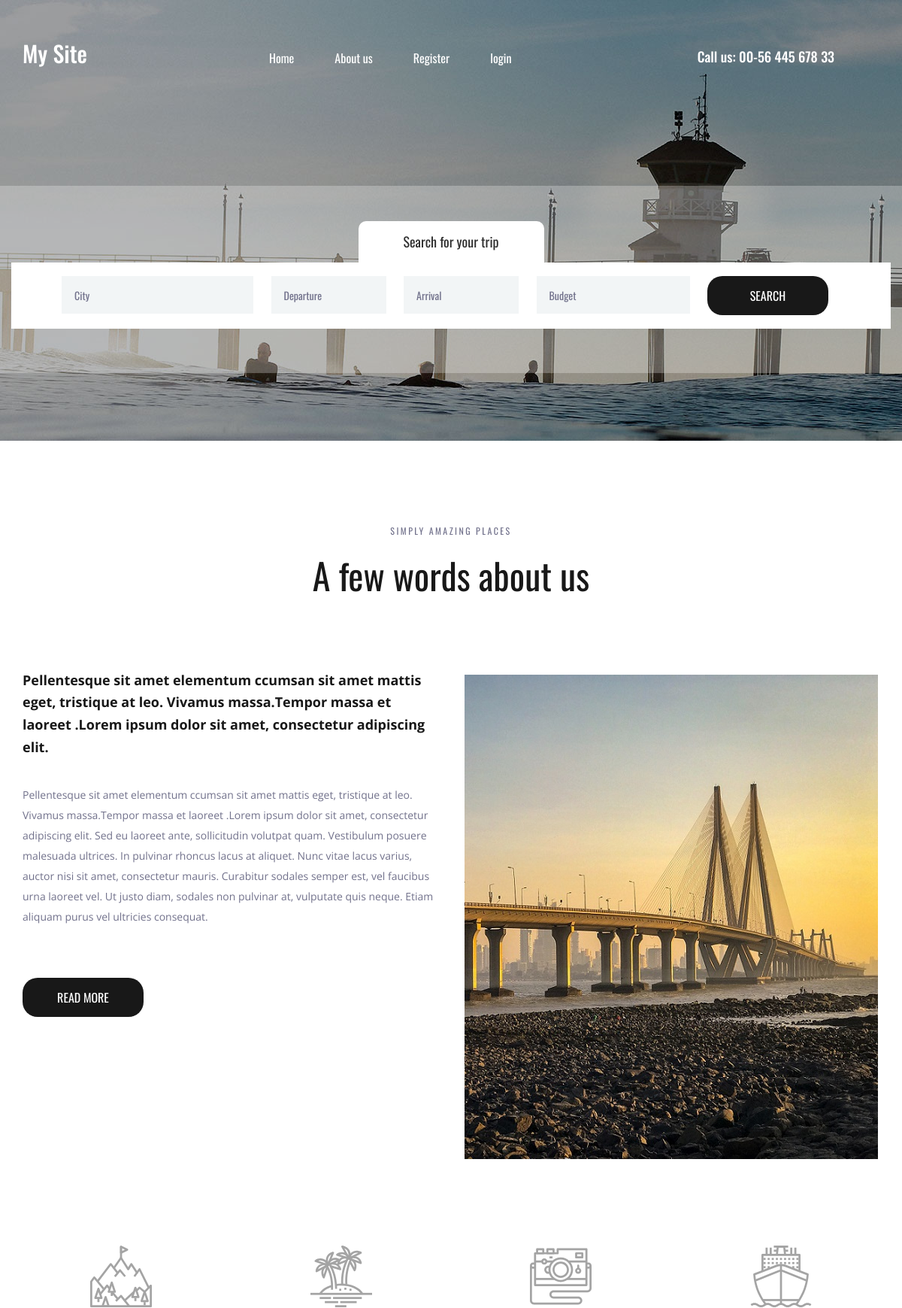
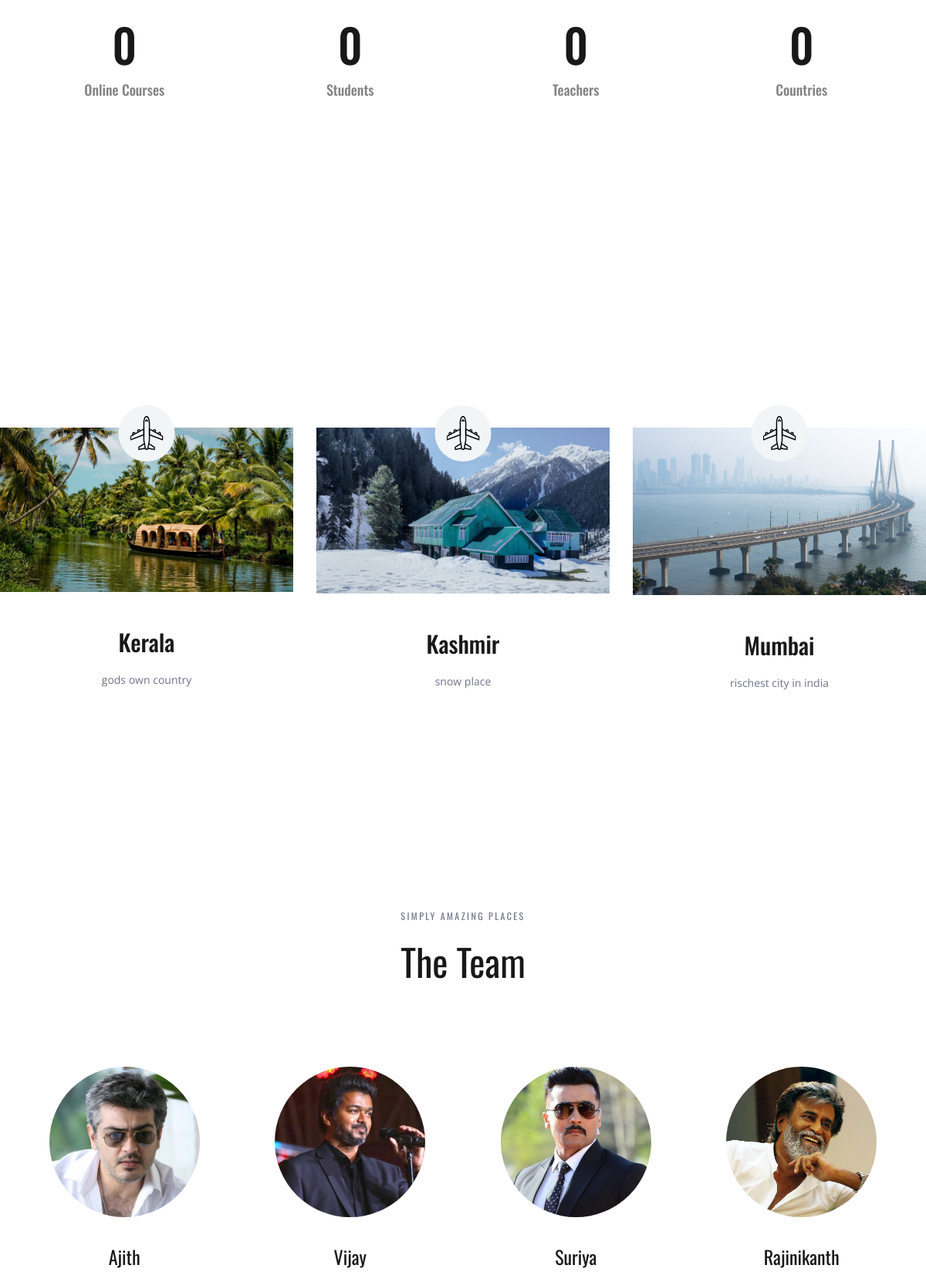
The page / (upper part) on the database its author committed (2 pictures, top to bottom).
### travelapp/models.py (models this page shows, shortened)
class Front(models.Model):
    name = models.CharField(max_length=250)
    img = models.ImageField(upload_to='front')

class place(models.Model):
    name = models.CharField(max_length=250)
    img = models.ImageField(upload_to='pics')
    desc = models.TextField()

class Team(models.Model):
    name = models.CharField(max_length=250)
    img = models.ImageField(upload_to='team')
    desc = models.TextField()

### travelapp/views.py (the view)
# urls.py: path('',views.demo,name='demo')
def demo(request):
    obb = place.objects.all()
    tm = Team.objects.all()
    frnt = Front.objects.all()
    return render(request, "index.html", {'obb': obb,'tm':tm,'frnt':frnt})

### template/index.html (shortened to what this page needs)
<!DOCTYPE html>
{% load static %}
<html lang="en">
<head>
<link rel="stylesheet" type="text/css" href="{% static 'styles/bootstrap4/bootstrap.min.css'%}">
<link href="{% static 'plugins/font-awesome-4.7.0/css/font-awesome.min.css" rel="stylesheet'%}" type="text/css">
<link rel="stylesheet" type="text/css" href="{% static 'plugins/OwlCarousel2-2.2.1/owl.carousel.css'%}">
<link rel="stylesheet" type="text/css" href="{% static 'plugins/OwlCarousel2-2.2.1/owl.theme.default.css'%}">
<link rel="stylesheet" type="text/css" href="{% static 'plugins/OwlCarousel2-2.2.1/animate.css'%}">
<link rel="stylesheet" type="text/css" href="{% static 'styles/about.css'%}">
<link rel="stylesheet" type="text/css" href="{% static 'styles/about_responsive.css'%}">
</head>
<body>
<div class="super_container">
	<header class="header">
		<div class="container">
			<div class="row">
				<div class="col">
					<div class="header_content d-flex flex-row align-items-center justify-content-start">
						<div class="header_content_inner d-flex flex-row align-items-end justify-content-start">
							<div class="logo"><a href="index.html">My Site</a></div>
							<nav class="main_nav">
								<ul class="d-flex flex-row align-items-start justify-content-start">
									<li><a href="#">Home</a></li>
									<li><a href="credential/about">About us</a></li>
									{% if user.is_authenticated %}
									<li> HEllo {{user.username}}</li>
									<li><a href="credential/logout">logout</a></li>
									{% else %}
									<li><a href="credential/register">Register</a></li>
									<li><a href="credential/login">login</a></li>
									{% endif %}
								</ul>
							</nav>
							<div class="header_phone ml-auto">Call us: 00-56 445 678 33</div>
						</div>
					</div>
				</div>
			</div>
		</div>
	</header>
	<div class="home">
		<div class="background_image" style=" background-image:url({% static 'images/about.jpg)'%}"></div>
	</div>
	<div class="home_search">
		<div class="container">
			<div class="row">
				<div class="col">
					<div class="home_search_container">
						<div class="home_search_title">Search for your trip</div>
						<div class="home_search_content">
							<form action="#" class="home_search_form" id="home_search_form">
								<div class="d-flex flex-lg-row flex-column align-items-start justify-content-lg-between justify-content-start">
									<input type="text" class="search_input search_input_1" placeholder="City" required="required">
									<input type="text" class="search_input search_input_2" placeholder="Departure" required="required">
									<input type="text" class="search_input search_input_3" placeholder="Arrival" required="required">
									<input type="text" class="search_input search_input_4" placeholder="Budget" required="required">
									<button class="home_search_button">search</button>
								</div>
							</form>
						</div>
					</div>
				</div>
			</div>
		</div>
	</div>
	<div class="about">
		<div class="container">
			<div class="row">
				<div class="col text-center">
					<div class="section_subtitle">simply amazing places</div>
					<div class="section_title"><h2>A few words about us</h2></div>
				</div>
			</div>
			<div class="row about_row">
				<div class="col-lg-6">
					<div class="about_content">
						<div class="text_highlight">Pellentesque sit amet elementum ccumsan sit amet mattis eget, tristique at leo. Vivamus massa.Tempor massa et laoreet .Lorem ipsum dolor sit amet, consectetur adipiscing elit.</div>
						<div class="about_text">
							<p>Pellentesque sit amet elementum ccumsan sit amet mattis eget, tristique at leo. Vivamus massa.Tempor massa et laoreet .Lorem ipsum dolor sit amet, consectetur adipiscing elit. Sed eu laoreet ante, sollicitudin volutpat quam. Vestibulum posuere malesuada ultrices. In pulvinar rhoncus lacus at aliquet. Nunc vitae lacus varius, auctor nisi sit amet, consectetur mauris. Curabitur sodales semper est, vel faucibus urna laoreet vel. Ut justo diam, sodales non pulvinar at, vulputate quis neque. Etiam aliquam purus vel ultricies consequat.</p>
						</div>
						<div class="button about_button"><a href="#">read more</a></div>
					</div>
				</div>
				<div class="col-lg-6">
					<div class="about_image">
						{% for i in frnt %}
						<img style="display: block;-webkit-user-select: none;margin: auto;cursor: zoom-out;background-color: hsl(0, 0%, 90%);transition: background-color 300ms;" src="{{i.img.url}}"></div>
						{% endfor %}
				</div>
			</div>
		</div>
	</div>
	<div class="milestones">
		<div class="container">
			<div class="row">
				<div class="col-lg-3 milestone_col">
					<div class="milestone text-center">
						<div class="milestone_icon"><img src="{% static 'images/mountain.svg'%}" alt=""></div>
						<div class="milestone_counter" data-end-value="17">0</div>
						<div class="milestone_text">Online Courses</div>
					</div>
				</div>
				<div class="col-lg-3 milestone_col">
					<div class="milestone text-center">
						<div class="milestone_icon"><img src="{% static 'images/island.svg'%}" alt=""></div>
						<div class="milestone_counter" data-end-value="213">0</div>
						<div class="milestone_text">Students</div>
					</div>
				</div>
				<div class="col-lg-3 milestone_col">
					<div class="milestone text-center">
						<div class="milestone_icon"><img src="{% static 'images/camera.svg'%}" alt=""></div>
						<div class="milestone_counter" data-end-value="11923">0</div>
						<div class="milestone_text">Teachers</div>
					</div>
				</div>
				<div class="col-lg-3 milestone_col">
					<div class="milestone text-center">
						<div class="milestone_icon"><img src="{% static 'images/boat.svg'%}" alt=""></div>
						<div class="milestone_counter" data-end-value="15">0</div>
						<div class="milestone_text">Countries</div>
					</div>
				</div>
			</div>
		</div>
	</div>
	<div class="why">
		<div class="parallax_background parallax-window" data-parallax="scroll" data-image-src="{% static 'images/why.jpg'%}" data-speed="0.8"></div>
			<div class="row">
				<div class="col text-center">
					<div class="section_subtitle">simply amazing places</div>
					<div class="section_title"><h2>Why choose us?</h2></div>
				</div>
			</div>
			<div class="row why_row">
				{% for i in obb %}
				<div class="col-lg-4 why_col">
					<div class="why_item">
						<div class="why_image">
							<img src="{{i.img.url}}" alt="">
							<div class="why_icon d-flex flex-column align-items-center justify-content-center">
								<img src="{% static 'images/why_1.svg'%}" alt="">
							</div>
						</div>
						<div class="why_content text-center">
							<div class="why_title">{{i.name}}</div>
							<div class="why_text">
								<p>{{i.desc}}</p>
							</div>
						</div>
					</div>
				</div>
				{% endfor %}
			</div>
		</div>
	</div>
	<div class="team">
		<div class="container">
			<div class="row">
				<div class="col text-center">
					<div class="section_subtitle">simply amazing places</div>
					<div class="section_title"><h2> The Team</h2></div>
				</div>
			</div>
			<div class="row team_row">
				{% for h in tm %}
				<div class="col-xl-3 col-md-6 team_col">
					<div class="team_item d-flex flex-column align-items-center justify-content-start text-center">
						<div class="team_image"><img src="{{h.img.url}}" alt=""></div>
						<div class="team_content">
							<div class="team_title"><a href="#">{{h.name}}</a></div>
						</div>
					</div>
				</div>
				{% endfor %}
			</div>
		</div>
	</div>
</body>
</html>

### rows shown on the page
Front: img (picture)
place: img (picture), name "Kerala", desc "gods own country"
place: img (picture), name "Kashmir", desc "snow place"
place: img (picture), name "Mumbai", desc "rischest city in india"
Team: img (picture), name "Ajith"
Team: img (picture), name "Vijay"
Team: img (picture), name "Suriya"
Team: img (picture), name "Rajinikanth"
